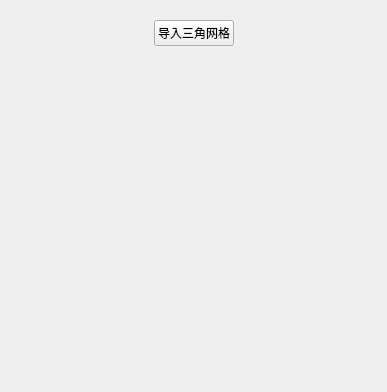
<?xml version="1.0" encoding="UTF-8"?>
<ui version="4.0">
 <class>VectorFieldDriven_SurfaceMesh</class>
 <widget class="QWidget" name="VectorFieldDriven_SurfaceMesh">
  <property name="geometry">
   <rect>
    <x>0</x>
    <y>0</y>
    <width>387</width>
    <height>392</height>
   </rect>
  </property>
  <property name="windowTitle">
   <string>Form</string>
  </property>
  <layout class="QVBoxLayout" name="verticalLayout">
   <item>
    <widget class="QWidget" name="widget" native="true">
     <layout class="QHBoxLayout" name="horizontalLayout">
      <item>
       <spacer name="horizontalSpacer">
        <property name="orientation">
         <enum>Qt::Horizontal</enum>
        </property>
        <property name="sizeHint" stdset="0">
         <size>
          <width>40</width>
          <height>20</height>
         </size>
        </property>
       </spacer>
      </item>
      <item>
       <widget class="QPushButton" name="pushButton_ImportTriMesh">
        <property name="text">
         <string>导入三角网格</string>
        </property>
       </widget>
      </item>
      <item>
       <spacer name="horizontalSpacer_2">
        <property name="orientation">
         <enum>Qt::Horizontal</enum>
        </property>
        <property name="sizeHint" stdset="0">
         <size>
          <width>40</width>
          <height>20</height>
         </size>
        </property>
       </spacer>
      </item>
     </layout>
    </widget>
   </item>
   <item>
    <spacer name="verticalSpacer">
     <property name="orientation">
      <enum>Qt::Vertical</enum>
     </property>
     <property name="sizeHint" stdset="0">
      <size>
       <width>20</width>
       <height>40</height>
      </size>
     </property>
    </spacer>
   </item>
  </layout>
 </widget>
 <resources/>
 <connections/>
</ui>
